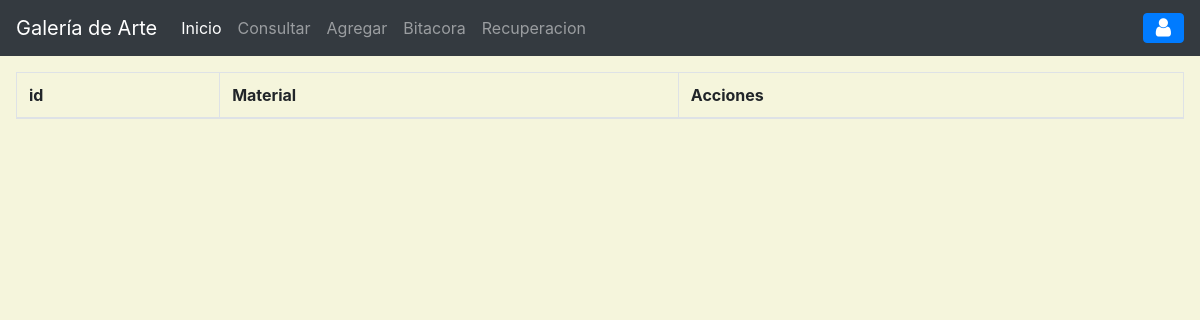
Before: /?c=Estatua with the older database file.
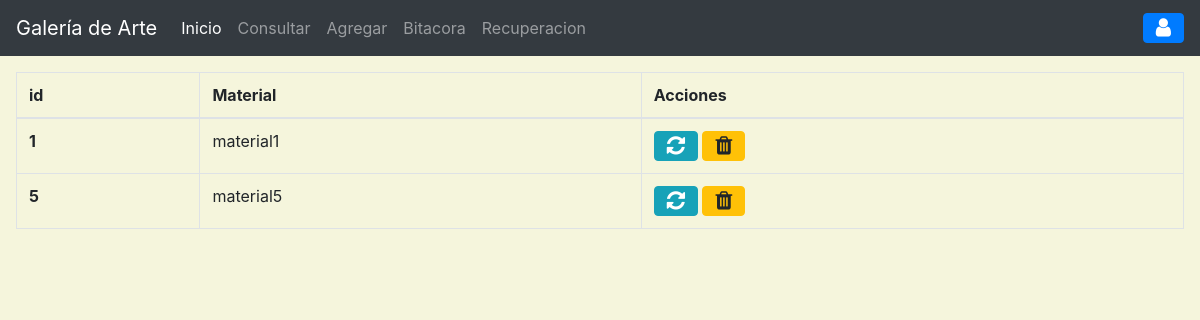
After: the same page with the newer database file.
### tables this page shows
CREATE TABLE `estatua` (
  `idobj` int(11) NOT NULL,
  `materialEst` varchar(30) DEFAULT NULL,
  KEY `fk_est_obj` (`idobj`),
  CONSTRAINT `fk_est_obj` FOREIGN KEY (`idobj`) REFERENCES `objetoarte` (`idobj`) ON DELETE CASCADE ON UPDATE CASCADE
);

### controller/estatua.controlador.php (called while the page is built, shortened)
<?php
require_once('model/estatua.php');
class EstatuaControlador
{
    public function __CONSTRUCT(){
        $this->modelo = new Estatua();
    }
    public function Inicio(){
        require_once "View/header.php";
        require_once "View/estatua/index.php";
        require_once "View/footer.php";
    }
}
?>

### model/conexion.php (called while the page is built, shortened)
<?php
class BaseDeDatos
{
    public static function Conectar(){
        try {
            $conexion = new PDO("mysql:host=".self::servidor.";dbname="
            .self::basedatos.";charset=utf8",self::usuario,self::password);
            $conexion->setAttribute(PDO::ATTR_ERRMODE,PDO::ERRMODE_EXCEPTION);
            return $conexion;
        } catch (PDOException $e) {
            return "Fallo la conexion a la base de datos".$e->getMessage();
        }
    }
}
?>

### model/estatua.php (called while the page is built, shortened)
<?php
class Estatua
{
    private $pdo;
    public function __CONSTRUCT(){
        $this->pdo = BaseDeDatos::Conectar();
    }
    public function getEstatua(){
        try {
            $sql = "SELECT * FROM estatua";
            $consulta = $this->pdo->prepare($sql);
            $consulta->execute();
            return $consulta->fetchAll(PDO::FETCH_OBJ);
        } catch (Exception $e) {
            die($e->getMessage());
        }
    }
}
?>

### view/estatua/index.php (the view, shortened to what this page needs)
<main class="app-content m-3">
      <div class="row">
        <div class="col-md-12">
          <div class="tile">
            <div class="tile-body">
              <table class="table table-hover table-bordered" id="sampleTable">
                <thead>
                  <tr>
                    <th scope="col">id</th>
                    <th scope="col">Material</th>
                    <th>Acciones</th>
                  </tr>
                  <tbody>
                   <?php foreach($this->modelo->getEstatua() as $Est): ?>
                    <tr>
                        <th scope="row"><?= $Est->idobj?></th>
                        <td><?= $Est->materialEst?></td>
                        <td>
                          <a href="?c=objetoArte&a=FormAgregar&id=<?=$Est->idobj?>" class="btn btn-info btn-flat">
                            <i class="fa fa-lg fa-refresh"></i>
                          </a>
                          <a  class="btn btn-warning btn-flat"
                              data-toggle="modal"
                              data-target="#exampleModal"
                              data-id="<?=$Est->idobj?>">
                            <i class="fa fa-lg fa-trash"></i>
                          </a>
                        </td>
                    </tr>
                    <?php endforeach; ?>
                  </tbody>
                </thead>
              </table>
            </div>
          </div>
        </div>
      </div>
    </main>

Changed rows visible on the page:
added estatua: idobj "1", materialEst "material1"
added estatua: idobj "5", materialEst "material5"
